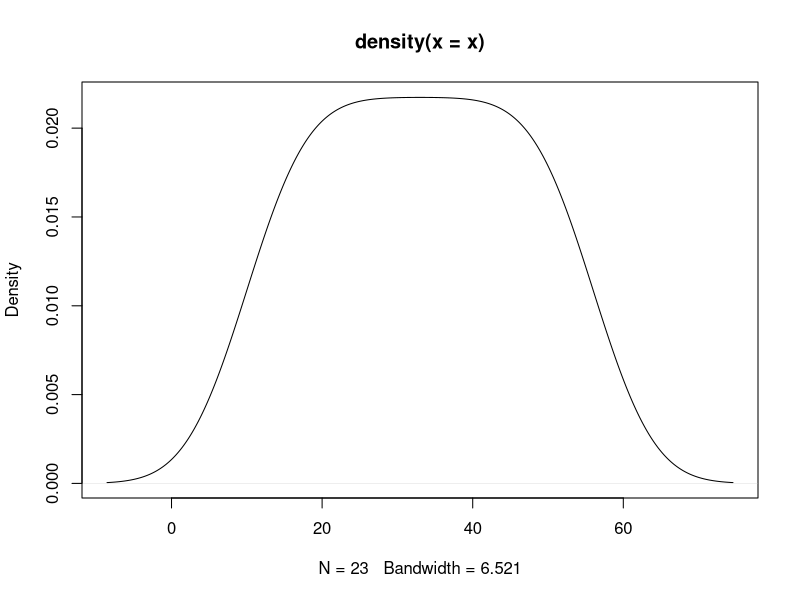
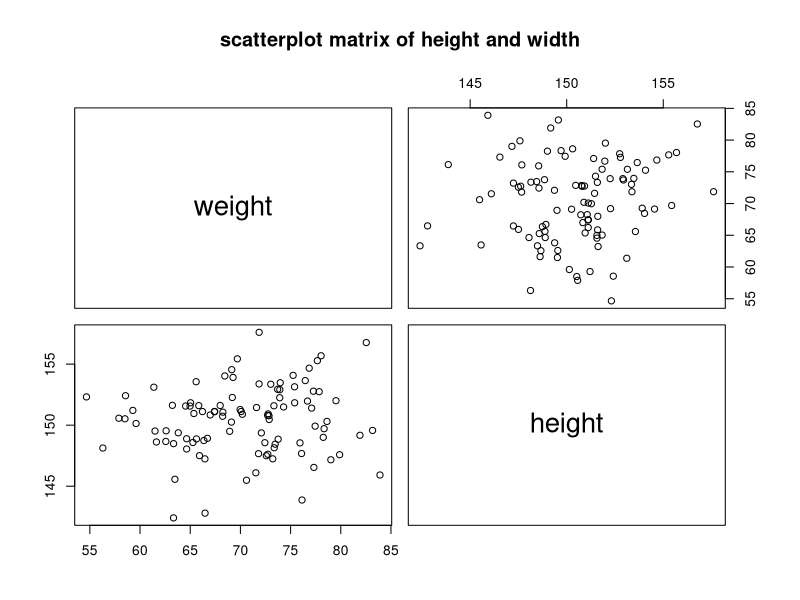
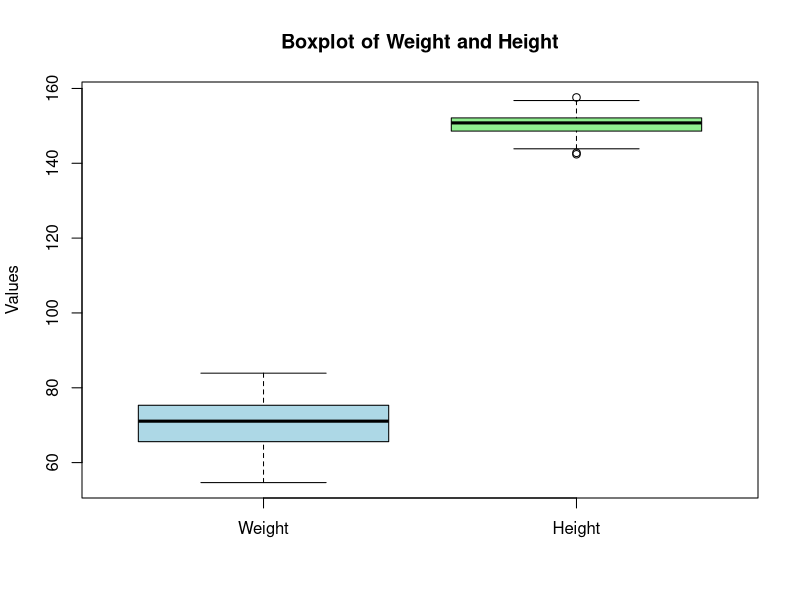
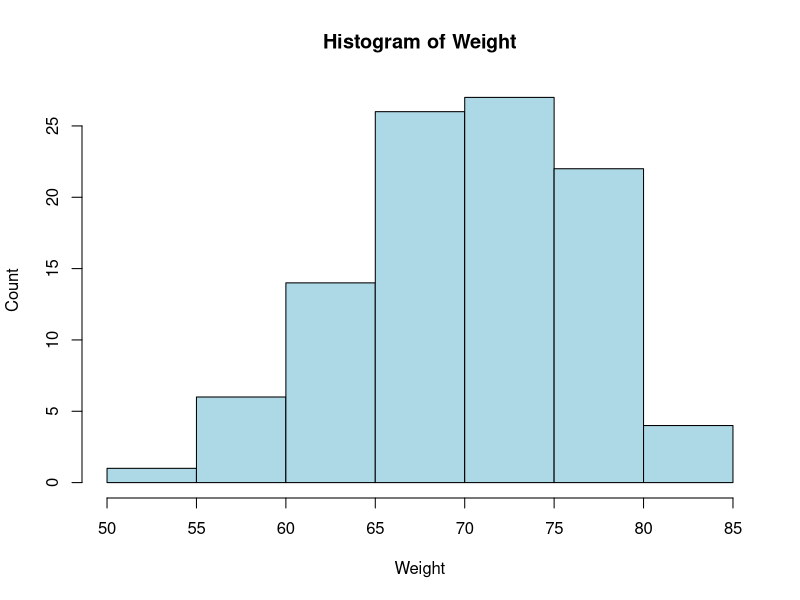
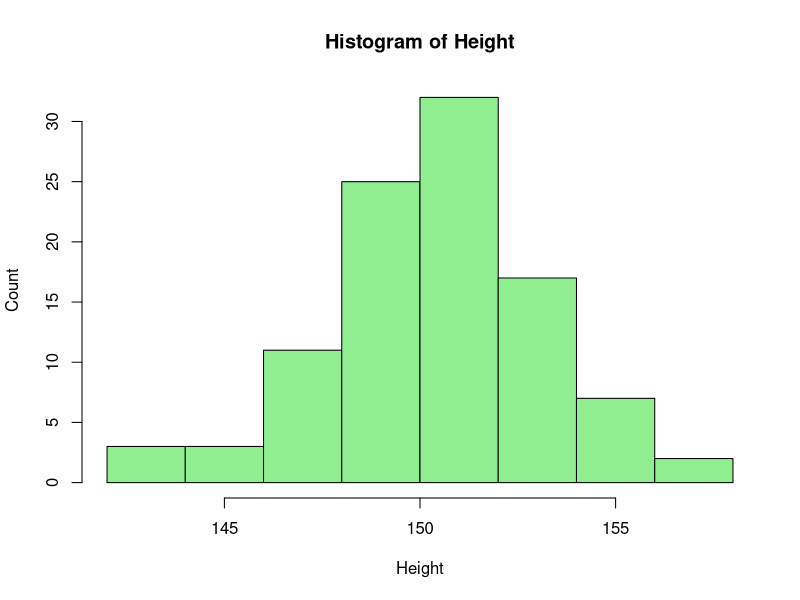

Source code (R) for these figures, in order:
## ---- chunk 1
knitr::opts_chunk$set(echo = TRUE)
## ---- chunk 2
#Ques1 .a
name <- "Hitesh Kumar"
print(name)
cat("\n")
roll <- 244161004
print(roll)
#b 
if (roll %% 2 == 0){
  cat("\n")
  print("even")
}else {
  cat("\n")
  print("odd")
}
## ---- chunk 3
#Q2.
x <- c(seq(11,56,by=2))
print(x)
print(mean(x))
print(var(x))
print(sd(x))
## ---- chunk 4
#Q2 density plot
plot(density(x))

## ---- chunk 5
#Q3.
x <- rnorm(12)
y <- rnorm(53)
z <- c(x,y)
print(z)
## ---- chunk 6
#Q4.
#a.
height <- rnorm(100,mean = 150,sd=3.16)
print(height)
## ---- chunk 7
#b.
weight <- rnorm(100,mean = 70,sd = 7.07)
print(weight)
## ---- chunk 8
#c.
hwdf = data.frame(height,weight)
print(hwdf)
## ---- chunk 9
#d.
print(dim(hwdf))
## ---- chunk 10
#e.
print(str(hwdf))
## ---- chunk 11
#f
#first 15 rows
head(hwdf,15)
## ---- chunk 12
#f last 13 rows
tail(hwdf,13)
## ---- chunk 13
#h
h1 <- subset(hwdf ,select = 1)
print(h1)
## ---- chunk 14
#i 
h170 <- hwdf[hwdf$height>170,]
print(h170)
## ---- chunk 15
#j
w45 <- hwdf[hwdf$weight<45,]
print(w45)
## ---- chunk 16
#k
hw1 <- hwdf[hwdf$height>160,hwdf$weight>90]
head(hw1,10)
## ---- chunk 17
#l
hw2 <- hwdf[hwdf$height<150 & hwdf$weight>80,]
print(hw2)
## ---- chunk 18
#m
#scatter plot 
pairs(~weight+height,data=hwdf,main="scatterplot matrix of height and width")
## ---- chunk 19
#m 
print("Height column ranges from 145 to 155 ,below and above it are outliers")
## ---- chunk 20
#m
#boxplot  plot between columns.

data(hwdf)

boxplot(hwdf$weight, hwdf$height, 
        names = c("Weight", "Height"), 
        main = "Boxplot of Weight and Height", 
        ylab = "Values", 
        col = c("lightblue", "lightgreen"))

## ---- chunk 21
#m histrogram of every column in hwdf
# Histogram for Weight
hist(hwdf$weight, 
     main = "Histogram of Weight", 
     xlab = "Weight", 
     ylab = "Count", 
     col = "lightblue", 
     border = "black", 
     breaks = 10)  # Adjust breaks as needed

# Histogram for Height
hist(hwdf$height, 
     main = "Histogram of Height", 
     xlab = "Height", 
     ylab = "Count", 
     col = "lightgreen", 
     border = "black", 
     breaks = 10) 

## ---- chunk 22
#m 
print("incase of height it ranges 145 to 155 ,and in case of weight it ranges from 55 to 85")
## ---- chunk 23
#n 
## ---- chunk 24

## ---- chunk 25

## ---- chunk 26

## ---- chunk 27

## ---- chunk 28

## ---- chunk 29

